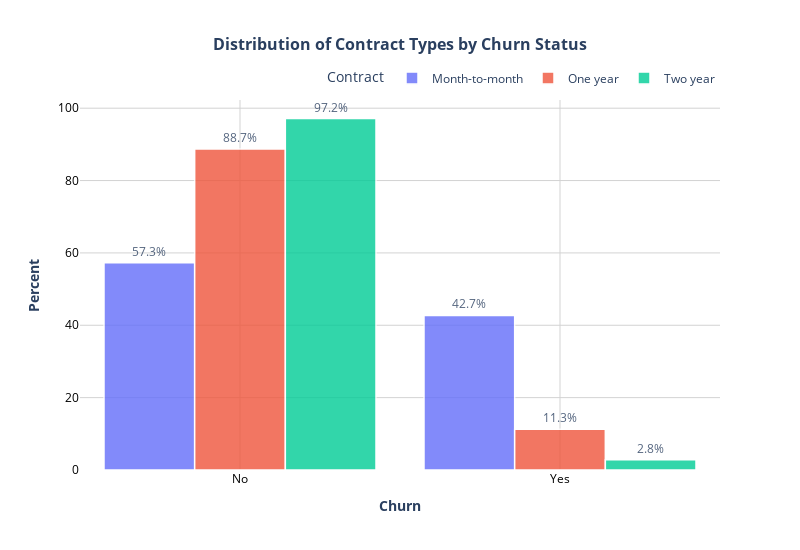

The code cell stored with this chart in its notebook:
### Code cell
#Now we will see the distribution of churn by gender
plot_histogram(df, x="Churn", color="Contract",
               title="<b>Distribution of Contract Types by Churn Status</b>")

### Figure 1 — Plotly figure (JSON) as saved in the notebook; plotly's stock layout.template omitted (floating-point values rounded to 4 significant figures; data arrays with more than 128 entries replaced by an {"elided": "..."} marker saying what was removed)
{"data": [{"alignmentgroup": "True", "bingroup": "x", "histnorm": "percent", "hovertemplate": "Contract=Month-to-month<br>Churn=%{x}<br>percent=%{y}<extra></extra>", "legendgroup": "Month-to-month", "marker": {"color": "#636efa", "line": {"color": "white", "width": 1.5}, "pattern": {"shape": ""}}, "name": "Month-to-month", "offsetgroup": "Month-to-month", "opacity": 0.8, "orientation": "v", "showlegend": true, "textposition": "outside", "texttemplate": "%{y:.1f}%", "type": "histogram", "x": {"elided": "3875 str values"}, "xaxis": "x", "yaxis": "y"}, {"alignmentgroup": "True", "bingroup": "x", "histnorm": "percent", "hovertemplate": "Contract=One year<br>Churn=%{x}<br>percent=%{y}<extra></extra>", "legendgroup": "One year", "marker": {"color": "#EF553B", "line": {"color": "white", "width": 1.5}, "pattern": {"shape": ""}}, "name": "One year", "offsetgroup": "One year", "opacity": 0.8, "orientation": "v", "showlegend": true, "textposition": "outside", "texttemplate": "%{y:.1f}%", "type": "histogram", "x": {"elided": "1472 str values"}, "xaxis": "x", "yaxis": "y"}, {"alignmentgroup": "True", "bingroup": "x", "histnorm": "percent", "hovertemplate": "Contract=Two year<br>Churn=%{x}<br>percent=%{y}<extra></extra>", "legendgroup": "Two year", "marker": {"color": "#00cc96", "line": {"color": "white", "width": 1.5}, "pattern": {"shape": ""}}, "name": "Two year", "offsetgroup": "Two year", "opacity": 0.8, "orientation": "v", "showlegend": true, "textposition": "outside", "texttemplate": "%{y:.1f}%", "type": "histogram", "x": {"elided": "1685 str values"}, "xaxis": "x", "yaxis": "y"}], "layout": {"bargap": 0.15, "barmode": "group", "font": {"size": 12}, "height": 550, "legend": {"orientation": "h", "title": {"text": "Contract"}, "tracegroupgap": 0, "x": 1, "xanchor": "right", "y": 1.02, "yanchor": "bottom"}, "paper_bgcolor": "white", "plot_bgcolor": "white", "title": {"font": {"size": 16}, "text": "<b><b>Distribution of Contract Types by Churn Status</b></b>", "x": 0.5}, "width": 800, "xaxis": {"anchor": "y", "domain": [0, 1], "gridcolor": "lightgray", "gridwidth": 1, "showgrid": true, "tickfont": {"color": "black", "size": 12}, "title": {"text": "<b>Churn</b>"}}, "yaxis": {"anchor": "x", "domain": [0, 1], "gridcolor": "lightgray", "gridwidth": 1, "showgrid": true, "tickfont": {"color": "black", "size": 12}, "title": {"text": "<b>Percent</b>"}}}}
